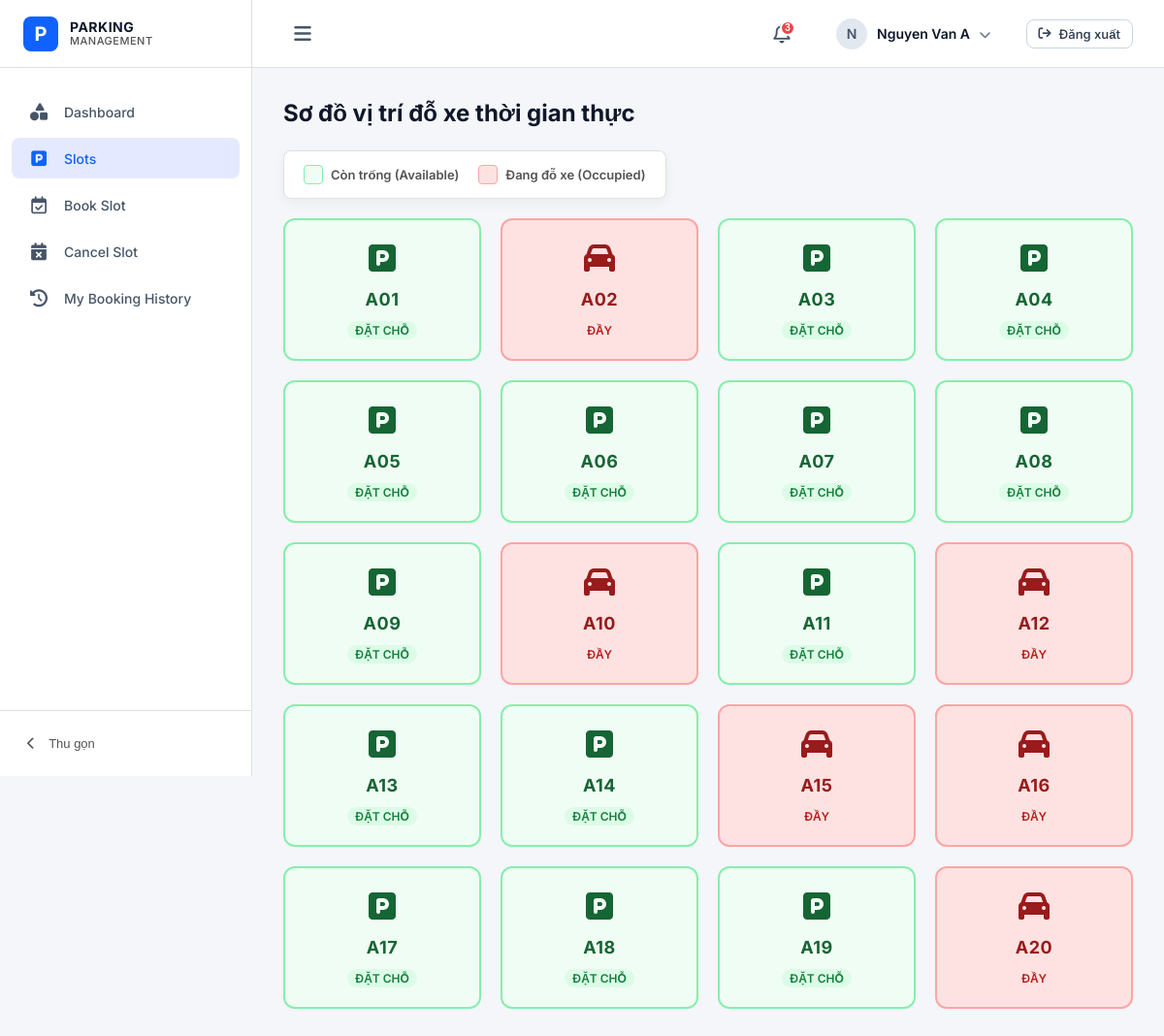
The app's page /slots (signed in) with its own data.
### tables this page shows
CREATE TABLE parking_slots (
            id INTEGER PRIMARY KEY AUTOINCREMENT,
            slot_code TEXT UNIQUE NOT NULL,
            status TEXT DEFAULT 'available'
        );

### app.py (the view)
@app.route('/slots')
def slots():
    if 'user_id' not in session and not session.get('admin'):
        return redirect(url_for('login'))
    conn = get_db_connection()
    slot_list = conn.execute('SELECT * FROM parking_slots ORDER BY slot_code').fetchall()
    conn.close()
    return render_template('slots.html', slots=slot_list)

### app.py (called while the page is built)
def get_db_connection():
    conn = sqlite3.connect(DATABASE, timeout=10)
    conn.row_factory = sqlite3.Row
    conn.execute('PRAGMA journal_mode=WAL')
    return conn

### templates/slots.html (shortened to what this page needs)
{% extends "base.html" %}
{% block content %}
<div class="page-header-actions">
    <h1 class="page-title">Sơ đồ vị trí đỗ xe thời gian thực</h1>
</div>
<div class="slots-legend">
    <div class="legend-item">
        <div class="legend-box" style="background-color: #f0fdf4; border-color: #86efac;"></div>
        Còn trống (Available)
    </div>
    <div class="legend-item">
        <div class="legend-box" style="background-color: #fee2e2; border-color: #fca5a5;"></div>
        Đang đỗ xe (Occupied)
    </div>
</div>
{% if slots %}
<div class="slots-grid-container">
    {% for slot in slots %}
        {% if slot.status == 'available' %}
            {% if session.get('admin') %}
                <a href="{{ url_for('vehicle_in', slot_id=slot.id) }}" class="parking-slot-card slot-available" title="Click để ghi nhận xe vào vị trí này">
                    <div class="slot-icon">
                        <i class="fa-solid fa-square-parking"></i>
                    </div>
                    <div class="slot-code-text">{{ slot.slot_code }}</div>
                    <span class="slot-status-label label-available">Trống</span>
                </a>
            {% else %}
                <a href="{{ url_for('book_slot', slot_id=slot.id) }}" class="parking-slot-card slot-available" title="Click để đặt lịch đỗ xe vị trí này">
                    <div class="slot-icon">
                        <i class="fa-solid fa-square-parking"></i>
                    </div>
                    <div class="slot-code-text">{{ slot.slot_code }}</div>
                    <span class="slot-status-label label-available">Đặt chỗ</span>
                </a>
            {% endif %}
        {% else %}
            {% if session.get('admin') %}
                <a href="{{ url_for('admin_dashboard') }}" class="parking-slot-card slot-occupied" title="Vị trí đang có xe đỗ. Xem chi tiết tại Dashboard">
                    <div class="slot-icon">
                        <i class="fa-solid fa-car"></i>
                    </div>
                    <div class="slot-code-text">{{ slot.slot_code }}</div>
                    <span class="slot-status-label label-occupied">Đầy</span>
                </a>
            {% else %}
                <div class="parking-slot-card slot-occupied" style="cursor: default;" title="Vị trí đang có xe đỗ">
                    <div class="slot-icon">
                        <i class="fa-solid fa-car"></i>
                    </div>
                    <div class="slot-code-text">{{ slot.slot_code }}</div>
                    <span class="slot-status-label label-occupied">Đầy</span>
                </div>
            {% endif %}
        {% endif %}
    {% endfor %}
</div>
{% endif %}
{% endblock %}

### templates/base.html (shortened to what this page needs)
<!DOCTYPE html>
<html lang="vi">
<head>
    <link rel="stylesheet" href="https://cdnjs.cloudflare.com/ajax/libs/font-awesome/6.4.0/css/all.min.css">
</head>
<body>
    <aside id="app-sidebar">
        <div>
            <div class="sidebar-brand">
                <div class="logo-box">P</div>
                <div class="brand-text">
                    PARKING
                    <span>MANAGEMENT</span>
                </div>
            </div>
            <ul class="sidebar-menu">
                {% set active_route = request.path %}
                <li class="menu-item {% if active_route == '/admin_dashboard' or active_route == '/dashboard' %}active{% endif %}">
                    <a href="{% if session.get('admin') %}{{ url_for('admin_dashboard') }}{% else %}{{ url_for('dashboard') }}{% endif %}" class="menu-link">
                        <i class="fa-solid fa-shapes"></i>
                        <span class="menu-text">Dashboard</span>
                    </a>
                </li>
                <li class="menu-item {% if active_route.startswith('/slots') %}active{% endif %}">
                    <a href="{{ url_for('slots') }}" class="menu-link">
                        <i class="fa-solid fa-square-parking"></i>
                        <span class="menu-text">Slots</span>
                    </a>
                </li>
                {% if session.get('admin') %}
                <li class="menu-item {% if active_route.startswith('/vehicles') %}active{% endif %}">
                    <a href="{{ url_for('vehicles') }}" class="menu-link">
                        <i class="fa-solid fa-car"></i>
                        <span class="menu-text">Vehicles</span>
                    </a>
                </li>
                <li class="menu-item {% if active_route == '/vehicle_in' %}active{% endif %}">
                    <a href="{{ url_for('vehicle_in') }}" class="menu-link">
                        <i class="fa-solid fa-right-to-bracket"></i>
                        <span class="menu-text">Vehicle In</span>
                    </a>
                </li>
                <li class="menu-item {% if active_route == '/vehicle_out' %}active{% endif %}">
                    <a href="{{ url_for('vehicle_out') }}" class="menu-link">
                        <i class="fa-solid fa-right-from-bracket"></i>
                        <span class="menu-text">Vehicle Out</span>
                    </a>
                </li>
                <li class="menu-item {% if active_route == '/report' %}active{% endif %}">
                    <a href="{{ url_for('report') }}" class="menu-link">
                        <i class="fa-solid fa-chart-simple"></i>
                        <span class="menu-text">Report</span>
                    </a>
                </li>
                <li class="menu-item {% if active_route == '/plate_recognition_demo' %}active{% endif %}">
                    <a href="{{ url_for('plate_recognition_demo') }}" class="menu-link">
                        <i class="fa-solid fa-camera"></i>
                        <span class="menu-text">Plate OCR Demo</span>
                    </a>
                </li>
                {% else %}
                <li class="menu-item {% if active_route == '/book_slot' %}active{% endif %}">
                    <a href="{{ url_for('book_slot') }}" class="menu-link">
                        <i class="fa-regular fa-calendar-check"></i>
                        <span class="menu-text">Book Slot</span>
                    </a>
                </li>
                <li class="menu-item {% if active_route == '/cancel_slot' %}active{% endif %}">
                    <a href="{{ url_for('cancel_slot') }}" class="menu-link">
                        <i class="fa-solid fa-calendar-xmark"></i>
                        <span class="menu-text">Cancel Slot</span>
                    </a>
                </li>
                <li class="menu-item {% if active_route == '/history' %}active{% endif %}">
                    <a href="{{ url_for('history') }}" class="menu-link">
                        <i class="fa-solid fa-history"></i>
                        <span class="menu-text">My Booking History</span>
                    </a>
                </li>
                {% endif %}
            </ul>
        </div>
        <div class="sidebar-footer">
            <button class="toggle-collapse-btn" id="sidebar-collapse-btn">
                <i class="fa-solid fa-chevron-left"></i>
                <span>Thu gọn</span>
            </button>
        </div>
    </aside>
    <div class="wrapper">
        <header>
            <div class="header-left">
                <button class="toggle-sidebar-btn" id="sidebar-hamburger-btn">
                    <i class="fa-solid fa-bars"></i>
                </button>
            </div>
            <div class="header-right">
                <button class="notification-btn">
                    <span class="notification-badge">3</span>
                </button>
                <div class="user-profile">
                    <div class="avatar">
                        {% if session.get('admin') %}A{% else %}{{ session.get('name', 'U')[0] | upper }}{% endif %}
                    </div>
                    <div class="user-info">
                        {% if session.get('admin') %}admin{% else %}{{ session.get('name', 'User') }}{% endif %}
                        <i class="fa-solid fa-chevron-down"></i>
                    </div>
                </div>
                <a href="{{ url_for('logout') }}" class="btn btn-secondary" style="padding: 6px 12px; font-size: 13px;">
                    <i class="fa-solid fa-arrow-right-from-bracket"></i> Đăng xuất
                </a>
            </div>
        </header>
        <main>
            {% block content %}{% endblock %}
        </main>
    </div>
</body>
</html>

### records on screen
parking_slots: slot_code "A01"
parking_slots: slot_code "A02"
parking_slots: slot_code "A03"
parking_slots: slot_code "A04"
parking_slots: slot_code "A05"
parking_slots: slot_code "A06"
parking_slots: slot_code "A07"
parking_slots: slot_code "A08"
parking_slots: slot_code "A09"
parking_slots: slot_code "A10"
parking_slots: slot_code "A11"
parking_slots: slot_code "A12"
parking_slots: slot_code "A13"
parking_slots: slot_code "A14"
parking_slots: slot_code "A15"
parking_slots: slot_code "A16"
parking_slots: slot_code "A17"
parking_slots: slot_code "A18"
parking_slots: slot_code "A19"
parking_slots: slot_code "A20"

### other values on screen
{{ session.get('name', 'U')[0] | upper }} "N"
{{ session.get('name', 'User') }} "Nguyen Van A"
